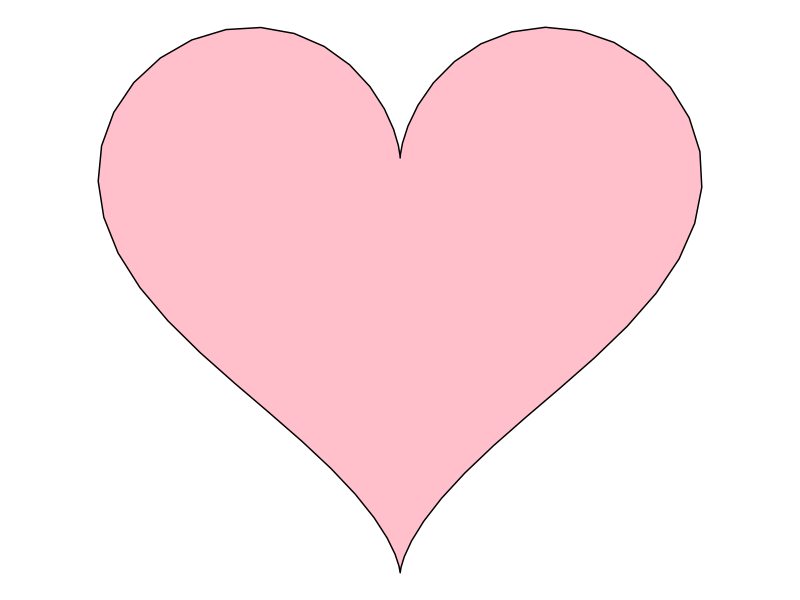

Here is the R script that generated this plot:
## ---- chunk 1
#| echo: false
library(ggplot2)

t <- seq(0, 2*pi, by=0.1)
x <- 16*sin(t)^3
y <- 13*cos(t)-5*cos(2*t)-2*cos(3*t)-cos(4*t)
df <- data.frame(t=t, x=x, y=y)

ggplot(df, aes(x, y)) +
  geom_polygon(fill="pink", col="black") +
  theme_void() +
  coord_fixed()
